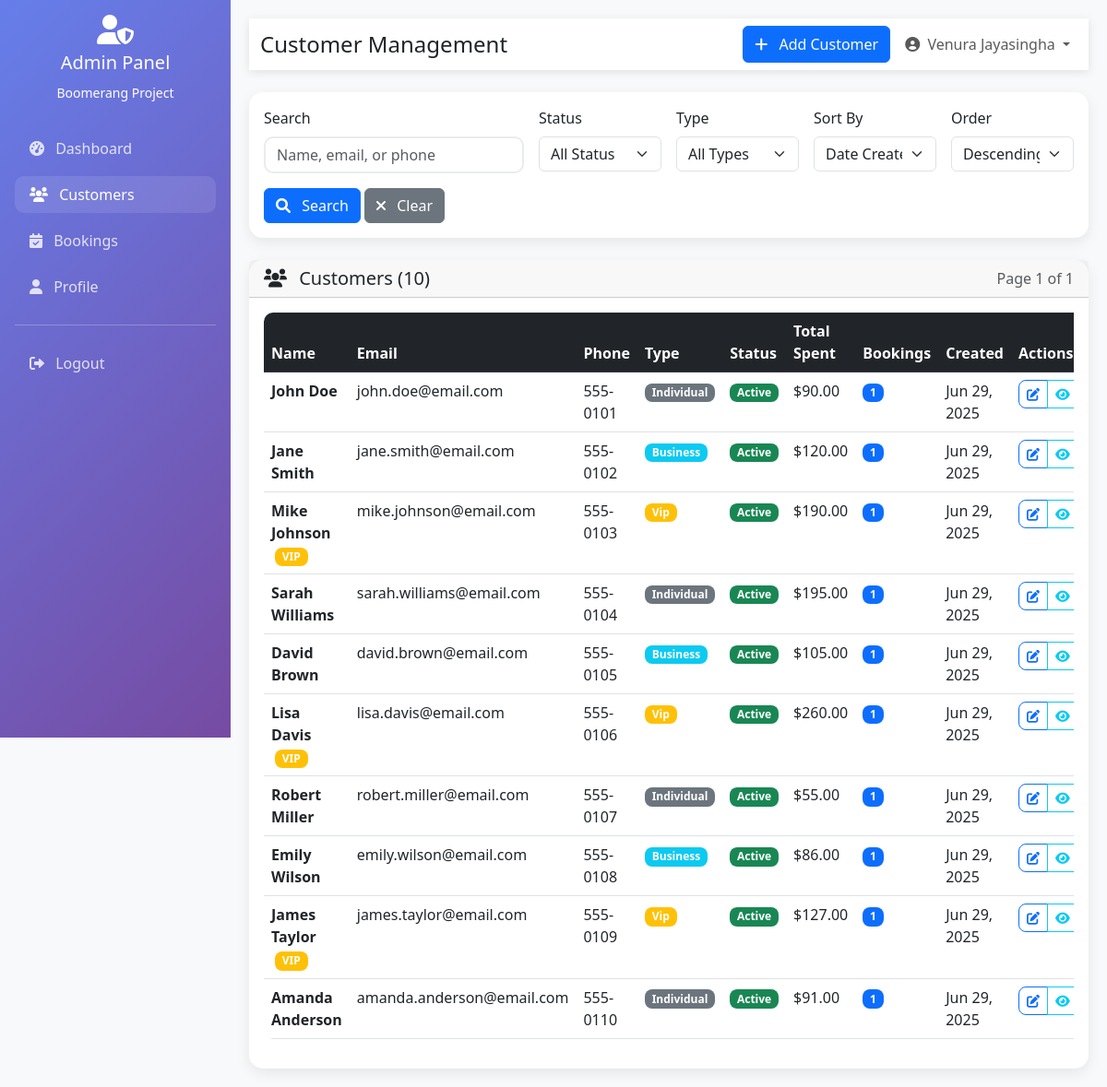
Screenshot of /Pages/customers.php (signed in) with the database file from the repository.
### tables this page shows
CREATE TABLE `customers` (
  `id` int(11) NOT NULL,
  `first_name` varchar(50) NOT NULL,
  `last_name` varchar(50) NOT NULL,
  `email` varchar(100) NOT NULL,
  `phone` varchar(20) DEFAULT NULL,
  `address` text DEFAULT NULL,
  `city` varchar(50) DEFAULT NULL,
  `state` varchar(50) DEFAULT NULL,
  `zip_code` varchar(20) DEFAULT NULL,
  `country` varchar(50) DEFAULT 'USA',
  `customer_type` enum('individual','business','vip') DEFAULT 'individual',
  `status` enum('active','inactive','blocked') DEFAULT 'active',
  `total_spent` decimal(10,2) DEFAULT 0.00,
  `total_bookings` int(11) DEFAULT 0,
  `notes` text DEFAULT NULL,
  `created_at` timestamp NOT NULL DEFAULT current_timestamp(),
  `updated_at` timestamp NOT NULL DEFAULT current_timestamp() ON UPDATE current_timestamp()
);

### Pages/customers.php (the view, shortened to what the rows shown need)
<?php
require_once '../Includes/auth.php';
$search = $_GET['search'] ?? '';
$status_filter = $_GET['status'] ?? '';
$type_filter = $_GET['type'] ?? '';
$sort_by = $_GET['sort'] ?? 'created_at';
$sort_order = $_GET['order'] ?? 'DESC';
$page = max(1, (int)($_GET['page'] ?? 1));
$per_page = 10;
$offset = ($page - 1) * $per_page;
function getCustomers($search = '', $status_filter = '', $type_filter = '', $sort_by = 'created_at', $sort_order = 'DESC', $offset = 0, $per_page = 10) {
    try {
        $pdo = getDBConnection();
        $where_conditions = [];
        $params = [];
        $where_clause = !empty($where_conditions) ? 'WHERE ' . implode(' AND ', $where_conditions) : '';
        $allowed_sort_fields = ['first_name', 'last_name', 'email', 'total_spent', 'total_bookings', 'created_at', 'status'];
        $sort_by = in_array($sort_by, $allowed_sort_fields) ? $sort_by : 'created_at';
        $sort_order = strtoupper($sort_order) === 'ASC' ? 'ASC' : 'DESC';
        $count_sql = "SELECT COUNT(*) FROM customers $where_clause";
        $stmt = $pdo->prepare($count_sql);
        $stmt->execute($params);
        $total_records = $stmt->fetchColumn();
        $sql = "SELECT * FROM customers $where_clause ORDER BY $sort_by $sort_order LIMIT $per_page OFFSET $offset";
        $stmt = $pdo->prepare($sql);
        $stmt->execute($params);
        $customers = $stmt->fetchAll(PDO::FETCH_ASSOC);
        return [
            'customers' => $customers,
            'total_records' => $total_records,
            'total_pages' => ceil($total_records / $per_page)
        ];
    } catch(PDOException $e) {
        return [
            'customers' => [],
            'total_records' => 0,
            'total_pages' => 0
        ];
    }
}
$result = getCustomers($search, $status_filter, $type_filter, $sort_by, $sort_order, $offset, $per_page);
$customers = $result['customers'];
?>
<!DOCTYPE html>
<html lang="en">
<head>
    <link href="https://cdn.jsdelivr.net/npm/bootstrap@5.3.0/dist/css/bootstrap.min.css" rel="stylesheet">
    <link href="https://cdnjs.cloudflare.com/ajax/libs/font-awesome/6.0.0/css/all.min.css" rel="stylesheet">
</head>
<body>
    <div class="main-content">
        <div class="card">
            <div class="card-body">
                <div class="table-responsive">
                    <table class="table table-hover">
                        <thead class="table-dark">
                            <tr>
                                <th>Name</th>
                                <th>Email</th>
                                <th>Phone</th>
                                <th>Type</th>
                                <th>Status</th>
                                <th>Total Spent</th>
                                <th>Bookings</th>
                                <th>Created</th>
                                <th>Actions</th>
                            </tr>
                        </thead>
                        <tbody>
                            <?php if (empty($customers)): ?>
                            <tr>
                                <td colspan="9" class="text-center text-muted py-4">
                                    <i class="fas fa-users fa-2x mb-3"></i>
                                    <p>No customers found</p>
                                </td>
                            </tr>
                            <?php else: ?>
                                <?php foreach ($customers as $customer): ?>
                                <tr>
                                    <td>
                                        <strong><?php echo htmlspecialchars($customer['first_name'] . ' ' . $customer['last_name']); ?></strong>
                                        <?php if ($customer['customer_type'] === 'vip'): ?>
                                            <span class="badge bg-warning ms-1">VIP</span>
                                        <?php endif; ?>
                                    </td>
                                    <td><?php echo htmlspecialchars($customer['email']); ?></td>
                                    <td><?php echo htmlspecialchars($customer['phone'] ?: '-'); ?></td>
                                    <td>
                                        <span class="badge bg-<?php
                                            echo $customer['customer_type'] === 'vip' ? 'warning' :
                                                ($customer['customer_type'] === 'business' ? 'info' : 'secondary');
                                        ?>">
                                            <?php echo ucfirst($customer['customer_type']); ?>
                                        </span>
                                    </td>
                                    <td>
                                        <span class="badge bg-<?php
                                            echo $customer['status'] === 'active' ? 'success' :
                                                ($customer['status'] === 'inactive' ? 'secondary' : 'danger');
                                        ?>">
                                            <?php echo ucfirst($customer['status']); ?>
                                        </span>
                                    </td>
                                    <td>$<?php echo number_format($customer['total_spent'], 2); ?></td>
                                    <td>
                                        <span class="badge bg-primary"><?php echo $customer['total_bookings']; ?></span>
                                    </td>
                                    <td><?php echo date('M j, Y', strtotime($customer['created_at'])); ?></td>
                                    <td>
                                        <div class="btn-group" role="group">
                                            <button type="button" class="btn btn-sm btn-outline-primary"
                                                    data-bs-toggle="modal" data-bs-target="#editCustomerModal<?php echo $customer['id']; ?>">
                                                <i class="fas fa-edit"></i>
                                            </button>
                                            <button type="button" class="btn btn-sm btn-outline-info"
                                                    onclick="viewCustomerDetails(<?php echo $customer['id']; ?>)">
                                                <i class="fas fa-eye"></i>
                                            </button>
                                        </div>
                                    </td>
                                </tr>
                                <?php endforeach; ?>
                            <?php endif; ?>
                        </tbody>
                    </table>
                </div>
            </div>
        </div>
    </div>
</body>
</html>

### rows the page displays
customers: first_name+last_name "John Doe", email "john.doe@email.com", phone "555-0101", customer_type "Individual", status "Active", total_spent "90.00", total_bookings "1", created_at "Jun 29, 2025"
customers: first_name+last_name "Jane Smith", email "jane.smith@email.com", phone "555-0102", customer_type "Business", status "Active", total_spent "120.00", total_bookings "1", created_at "Jun 29, 2025"
customers: first_name+last_name "Mike Johnson", shows "VIP", email "mike.johnson@email.com", phone "555-0103", customer_type "Vip", status "Active", total_spent "190.00", total_bookings "1", created_at "Jun 29, 2025"
customers: first_name+last_name "Sarah Williams", email "sarah.williams@email.com", phone "555-0104", customer_type "Individual", status "Active", total_spent "195.00", total_bookings "1", created_at "Jun 29, 2025"
customers: first_name+last_name "David Brown", email "david.brown@email.com", phone "555-0105", customer_type "Business", status "Active", total_spent "105.00", total_bookings "1", created_at "Jun 29, 2025"
customers: first_name+last_name "Lisa Davis", shows "VIP", email "lisa.davis@email.com", phone "555-0106", customer_type "Vip", status "Active", total_spent "260.00", total_bookings "1", created_at "Jun 29, 2025"
customers: first_name+last_name "Robert Miller", email "robert.miller@email.com", phone "555-0107", customer_type "Individual", status "Active", total_spent "55.00", total_bookings "1", created_at "Jun 29, 2025"
customers: first_name+last_name "Emily Wilson", email "emily.wilson@email.com", phone "555-0108", customer_type "Business", status "Active", total_spent "86.00", total_bookings "1", created_at "Jun 29, 2025"
customers: first_name+last_name "James Taylor", shows "VIP", email "james.taylor@email.com", phone "555-0109", customer_type "Vip", status "Active", total_spent "127.00", total_bookings "1", created_at "Jun 29, 2025"
customers: first_name+last_name "Amanda Anderson", email "amanda.anderson@email.com", phone "555-0110", customer_type "Individual", status "Active", total_spent "91.00", total_bookings "1", created_at "Jun 29, 2025"

### other values shown
$currentAdmin['full_name'] "Venura Jayasingha"
$total_records "10"
$page "1"
$total_pages "1"
